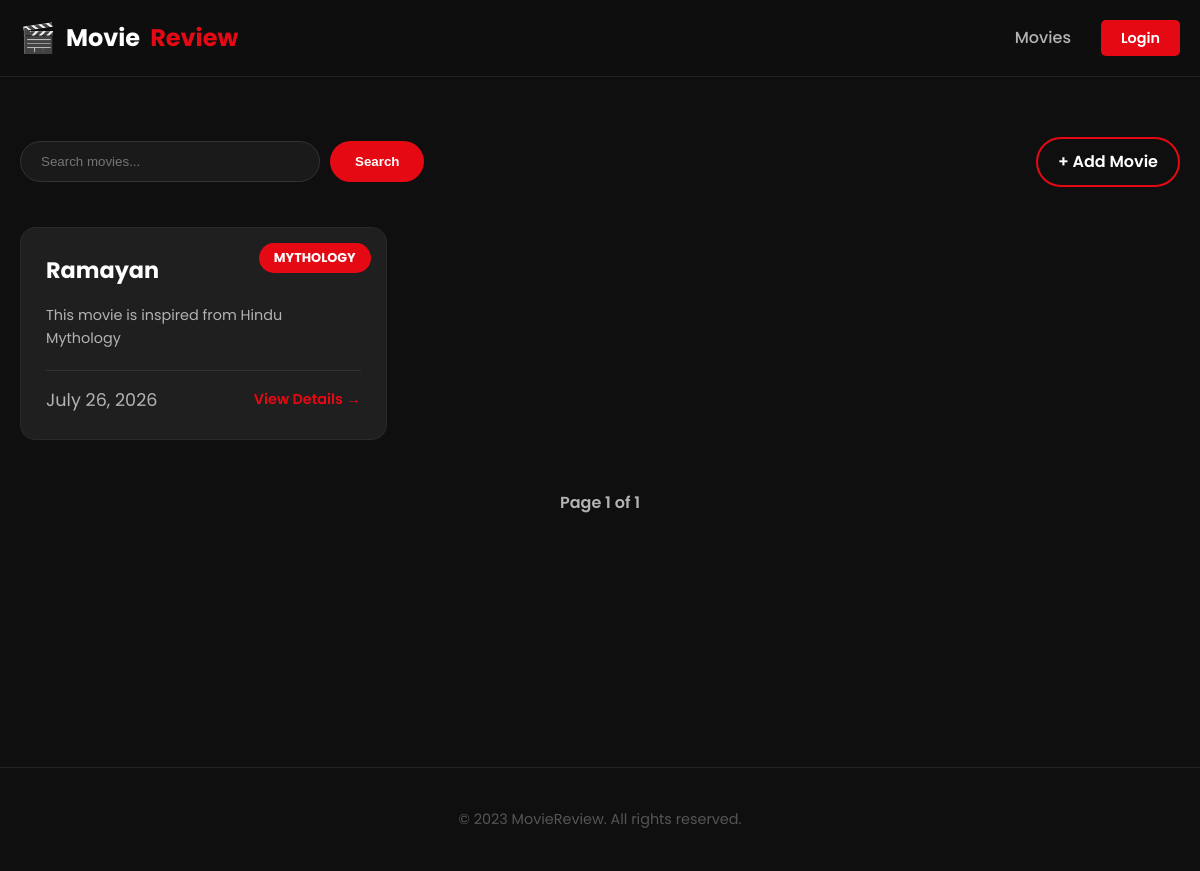
Page /movies?page=2&q= on the earlier database version.
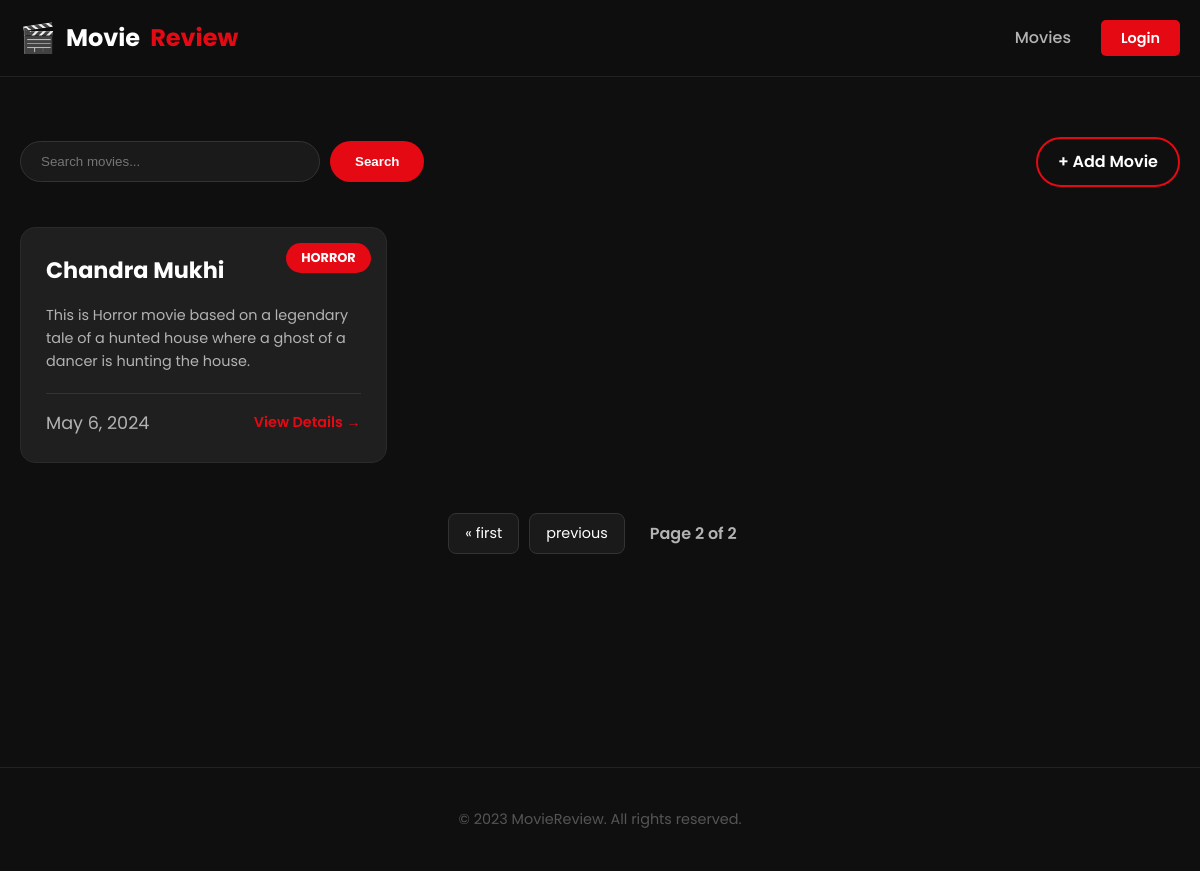
Same page on the later database version.
### core/models.py (models this page shows, shortened)
class Movie(models.Model):
    title = models.CharField(max_length=100)
    description = models.TextField()
    genre = models.ForeignKey(Genre,on_delete=models.CASCADE,related_name="movies")
    released_date = models.DateField()

class Genre(models.Model):
    name = models.CharField(max_length=100,unique=True)
    def __str__(self):
        return self.name

### core/views.py (the view)
# urls.py: path("movies",movies_view,name="movies"),
def movies_view(request):
    query = request.GET.get('q')
    movies = Movie.objects.all()
    if query:
        movies = Movie.objects.filter(Q(title__icontains=query) | Q(description__icontains=query))
    p = Paginator(movies,1)
    p_number = request.GET.get('page')
    p_obj = p.get_page(p_number)
    return render(request,"main/movies.html",{"query":query,"p_obj":p_obj})

### templates/main/movies.html (shortened to what this page needs)
{% extends "base.html" %}
{% block content %}
    <div class="movies-container">
        <div class="add-movies">
            <div class="search-section">
                <form method="get" class="search-form">
                    <input type="text" name="q" id="searchbar" placeholder="Search movies..." value="{{request.GET.q}}">
                    <button type="submit">Search</button>
                </form>
            </div>
            <a href="{% url 'add_movie' %}" class="btn-add">+ Add Movie</a>
        </div>
        <div class="movies-grid">
            {% for movie in p_obj %}
                <div class="movies-card">
                    <div class="genre-badge">{{movie.genre}}</div>
                    <div class="card-body">
                        <h1>{{movie.title}}</h1>
                        <p>{{movie.description}}</p>
                        <div class="card-footer">
                            <span class="release-date">{{movie.released_date}}</span>
                            <a href="{% url 'details' movie.id %}" class="view-details">View Details →</a>
                        </div>
                    </div>
                </div>
            {% empty %}
                <div class="no-results">
                    <p>🎬 No movies found. Try a different search!</p>
                </div>
            {% endfor %}
        </div>
        <div class="pagination">
            <span class="step-links">
                {% if p_obj.has_previous %}
                    <a href="?page=1&q={{request.GET.q}}">&laquo; first</a>
                    <a href="?page={{p_obj.previous_page_number}}">previous</a>
                {% endif %}
                <span class="current">
                    Page {{p_obj.number}} of {{p_obj.paginator.num_pages}}
                </span>
            </span>
        </div>
    </div>
{% endblock %}

### templates/base.html (shortened to what this page needs)
{% load static %}
<!DOCTYPE html>
<html lang="en">
<head>
    <link rel="stylesheet" href="{% static 'css/styles.css' %}"/>
</head>
<body>
    <header class="main-header">
        <nav class="navbar">
            <a href="{% url 'home' %}" class="logo">
                <span class="logo-icon">🎬</span> Movie<span>Review</span>
            </a>
            <div class="navigations">
                <ul>
                    <li><a href="{% url 'movies' %}" class="nav-link">Movies</a></li>
                    {% if request.user.is_authenticated %}
                        <li><a href="{% url 'logout' %}" class="nav-btn btn-logout">Logout</a></li>
                    {% else %}
                        <li><a href="{% url 'login' %}" class="nav-btn btn-login">Login</a></li>
                    {% endif %}
                </ul>
            </div>
        </nav>
    </header>
    <main class="content-wrapper">
        {% block content %}
        {% endblock %}
    </main>
    <footer class="main-footer">
        <p>&copy; 2023 MovieReview. All rights reserved.</p>
    </footer>
</body>
</html>

### static/css/styles.css (style rules this page uses)
:root { --primary-color: #e50914; --bg-color: #0f0f0f; --header-bg: rgba(15, 15, 15, 0.85); --text-main: #ffffff; --text-dim: #b3b3b3; --transition: all 0.3s ease; }
* { box-sizing: border-box; margin: 0; padding: 0; }
body { background-color: var(--bg-color); color: var(--text-main); font-family: 'Poppins', sans-serif; line-height: 1.6; }
.main-header { position: sticky; top: 0; z-index: 1000; background: var(--header-bg); backdrop-filter: blur(10px); border-bottom: 1px solid #222; padding: 15px 0; }
.navbar { max-width: 1200px; margin: 0 auto; display: flex; justify-content: space-between; align-items: center; padding: 0 20px; }
.logo { text-decoration: none; color: var(--text-main); font-size: 1.5rem; font-weight: 700; display: flex; align-items: center; gap: 10px; transition: var(--transition); }
.logo span { color: var(--primary-color); }
.logo-icon { font-size: 1.8rem; }
.navigations ul { list-style: none; display: flex; align-items: center; gap: 30px; }
.nav-link { text-decoration: none; color: var(--text-dim); font-weight: 500; transition: var(--transition); }
.nav-btn { text-decoration: none; padding: 8px 20px; border-radius: 5px; font-weight: 600; font-size: 0.9rem; transition: var(--transition); }
.btn-login { background-color: var(--primary-color); color: white; }
.content-wrapper { min-height: 80vh; padding-top: 20px; }
.main-footer { text-align: center; padding: 40px 0; color: #555; font-size: 0.9rem; border-top: 1px solid #222; margin-top: 50px; }
.movies-container { max-width: 1200px; margin: 40px auto; padding: 0 20px; }
.add-movies { display: flex; justify-content: space-between; align-items: center; margin-bottom: 40px; gap: 20px; }
.search-form { display: flex; gap: 10px; }
#searchbar { padding: 12px 20px; width: 300px; border-radius: 30px; border: 1px solid #333; background: #1a1a1a; color: white; outline: none; transition: all 0.3s ease; }
.search-form button { background: var(--primary-color); color: white; border: none; padding: 10px 25px; border-radius: 30px; cursor: pointer; font-weight: 600; transition: 0.3s; }
.btn-add { background: transparent; color: white; border: 2px solid var(--primary-color); padding: 10px 20px; border-radius: 30px; text-decoration: none; font-weight: 600; transition: 0.3s; }
.movies-grid { display: grid; grid-template-columns: repeat(auto-fill, minmax(300px, 1fr)); gap: 30px; margin-bottom: 50px; }
.movies-card { background: #1f1f1f; border-radius: 15px; position: relative; overflow: hidden; transition: all 0.3s ease; border: 1px solid #2a2a2a; display: flex; flex-direction: column; }
.genre-badge { position: absolute; top: 15px; right: 15px; background: var(--primary-color); color: white; font-size: 0.7rem; font-weight: 700; padding: 4px 12px; border-radius: 20px; text-transform: uppercase; z-index: 1; }
.card-body { padding: 25px; display: flex; flex-direction: column; height: 100%; }
.movies-card h1 { font-size: 1.4rem; margin-bottom: 15px; color: white; }
.movies-card p { color: var(--text-dim); font-size: 0.9rem; line-height: 1.6; margin-bottom: 20px; flex-grow: 1; display: -webkit-box; -webkit-line-clamp: 3; -webkit-box-orient: vertical; overflow: hidden; }
.card-footer { display: flex; justify-content: space-between; align-items: center; border-top: 1px solid #333; padding-top: 15px; }
.release-date { font-size: 0.8rem; color: #777; }
.view-details { color: var(--primary-color); text-decoration: none; font-weight: 600; font-size: 0.9rem; transition: 0.3s; }
.pagination { display: flex; justify-content: center; margin-bottom: 100px; }
.step-links { display: flex; align-items: center; gap: 10px; }
.step-links a { background: #1a1a1a; color: white; text-decoration: none; padding: 8px 16px; border-radius: 8px; font-size: 0.9rem; transition: 0.3s; border: 1px solid #333; }
.current { color: var(--text-dim); font-weight: 600; padding: 0 15px; }
.genre-badge { background: var(--primary-color); color: white; padding: 5px 15px; border-radius: 20px; font-size: 0.8rem; font-weight: bold; text-transform: uppercase; }
.release-date { color: var(--text-dim); font-size: 1.1rem; }

Differences in the rows shown:
no longer on this page (row unchanged): Movie: genre "MYTHOLOGY", title "Ramayan", description "This movie is inspired from Hindu Mythology", released_date "July 26, 2026"
added Movie: genre "HORROR", title "Chandra Mukhi", description "This is Horror movie based on a legendary tale of a hunted house where a ghost of a dancer is hunting the house.", released_date "May 6, 2024"
Other differences:
{{ p_obj.number }}: "1" → "2"
{{ p_obj.paginator.num_pages }}: "1" → "2"
text now shown: "« first previous"
